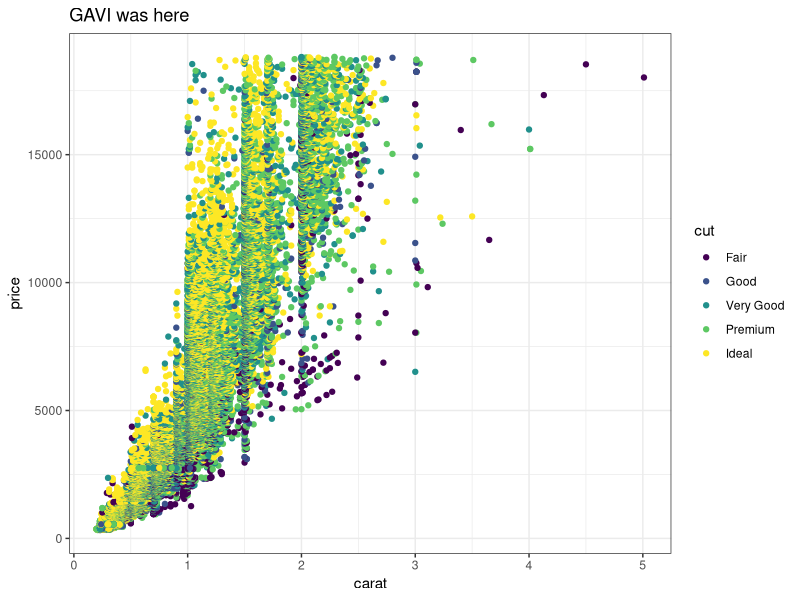
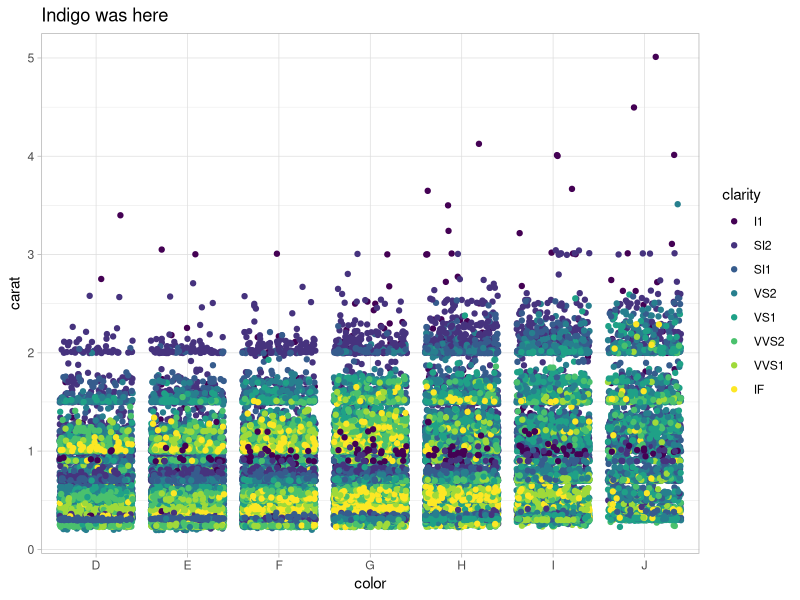
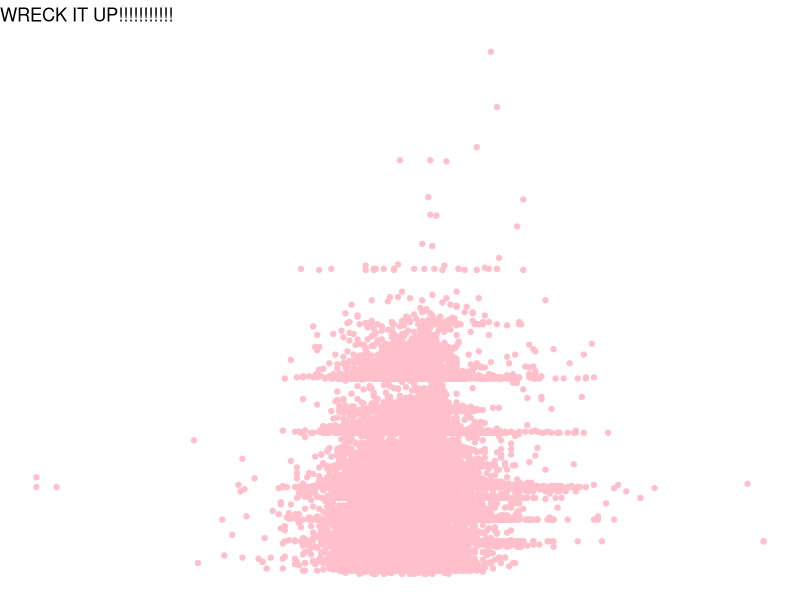
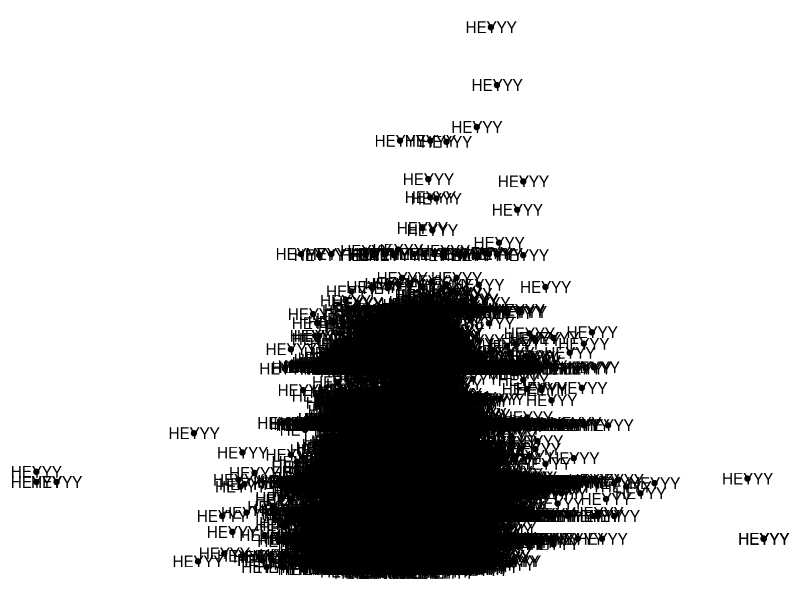
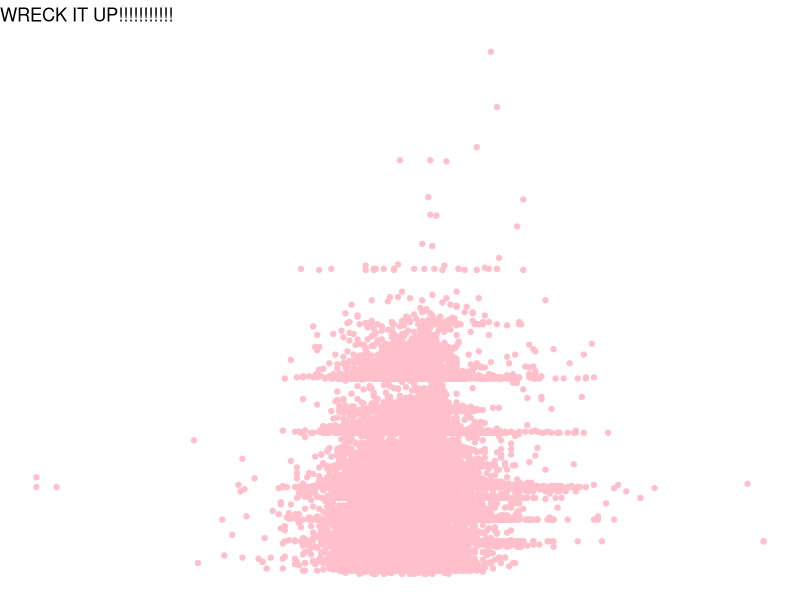

Recreate these plots in R, in order.
## ---- chunk 1
knitr::opts_chunk$set(echo = TRUE)
library(tidyverse)
## ---- chunk 2
# Partner 1: 
# Run the code below to see the original graph
# Change the code below to make the point color change based on 'cut', and update the theme to theme_bw(). Update the title to include your first name. 

ggplot(data = diamonds, aes(x = carat, y = price)) +
  geom_point(aes(color = cut)) +
  theme_bw() +
  labs(title = "GAVI was here")
## ---- chunk 3
# Partner 2: 
# Run the code below to see the original graph
# Change the code below to make the geom a geom_jitter, and update the theme to theme_light. Update the title to include your first name. 

ggplot(data = diamonds, aes(x = color, y = carat)) +
  geom_jitter(aes(color = clarity)) +
  theme_light() +
  labs(title = "Indigo was here")

## ---- chunk 4
ggplot(data = diamonds, aes(x = depth, y = carat)) +
  geom_point(color = "pink") +
  theme_void() + 
  labs(title = "WRECK IT UP!!!!!!!!!!!")

MATH_IS_COOL <- 45 + 1

### Kept both graphs since they so cool - IB

ggplot(data = diamonds, aes(x = depth, y = carat)) +
  geom_point() +
  theme_void() + 
  geom_text(label = "HEYYY")

# how u like my graph??

## ---- chunk 5



# Obviously keep this sick function
# function

fx_cool <- function(name){
  print(paste(name, "is cool", sep = " "))
}

fx_cool("Indigo")

ggplot(data = diamonds, aes(x = depth, y = carat)) +
  geom_point(color = "pink") +
  theme_void() + 
  labs(title = "WRECK IT UP!!!!!!!!!!!") + 
  geom_text(label="Look at this!", 
    x=4.1,
    y=20,
    label.padding = unit(0.55, "lines"), # Rectangle size around label
    label.size = 0.35,
    color = "black",
    fill="#69b3a2")

#I STOLE THE LABEL CODE FROM THE WEB!!! sorry r-graph-gallery

#### Hows life? I miss you friend!
# Awwwww it's weird you know but it's good!!! Miss you !


100+1

# = Dalmatians


